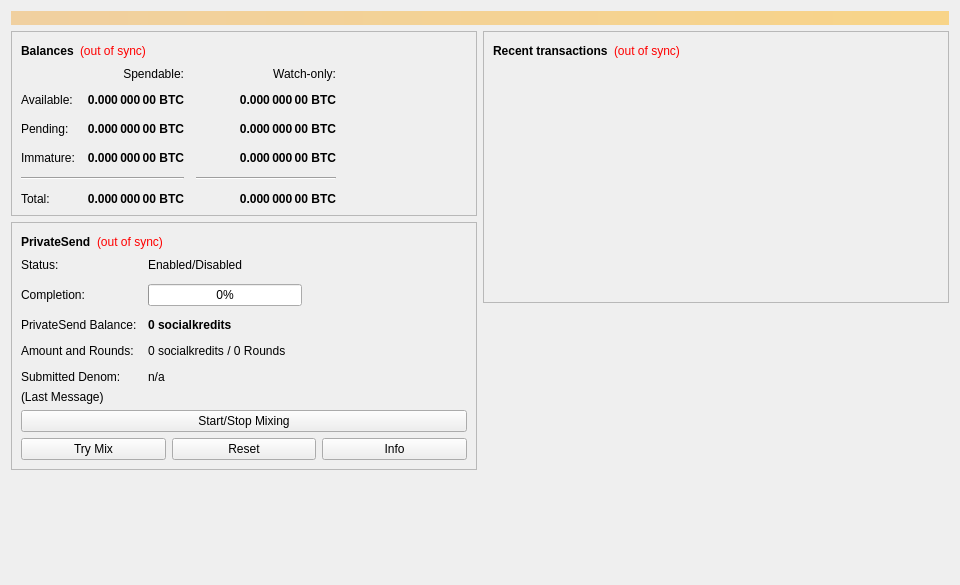
<?xml version="1.0" encoding="UTF-8"?>
<ui version="4.0">
 <class>OverviewPage</class>
 <widget class="QWidget" name="OverviewPage">
  <property name="geometry">
   <rect>
    <x>0</x>
    <y>0</y>
    <width>960</width>
    <height>585</height>
   </rect>
  </property>
  <property name="minimumSize">
   <size>
    <width>960</width>
    <height>0</height>
   </size>
  </property>
  <property name="windowTitle">
   <string>Form</string>
  </property>
  <layout class="QVBoxLayout" name="topLayout">
   <item>
    <widget class="QLabel" name="labelAlerts">
     <property name="visible">
      <bool>false</bool>
     </property>
     <property name="styleSheet">
      <string notr="true">QLabel { background-color: qlineargradient(x1: 0, y1: 0, x2: 1, y2: 0, stop:0 #F0D0A0, stop:1 #F8D488); color:#000000; }</string>
     </property>
     <property name="wordWrap">
      <bool>true</bool>
     </property>
     <property name="margin">
      <number>3</number>
     </property>
     <property name="textInteractionFlags">
      <set>Qt::TextSelectableByMouse</set>
     </property>
    </widget>
   </item>
   <item>
    <layout class="QHBoxLayout" name="horizontalLayout" stretch="1,1">
     <item>
      <layout class="QVBoxLayout" name="verticalLayout_2">
       <item>
        <widget class="QFrame" name="frame">
         <property name="frameShape">
          <enum>QFrame::StyledPanel</enum>
         </property>
         <property name="frameShadow">
          <enum>QFrame::Raised</enum>
         </property>
         <layout class="QVBoxLayout" name="verticalLayout_4">
          <item>
           <layout class="QHBoxLayout" name="horizontalLayout_4">
            <item>
             <widget class="QLabel" name="label_5">
              <property name="font">
               <font>
                <weight>75</weight>
                <bold>true</bold>
               </font>
              </property>
              <property name="text">
               <string>Balances</string>
              </property>
             </widget>
            </item>
            <item>
             <widget class="QLabel" name="labelWalletStatus">
              <property name="toolTip">
               <string>The displayed information may be out of date. Your wallet automatically synchronizes with the socialkredits network after a connection is established, but this process has not completed yet.</string>
              </property>
              <property name="styleSheet">
               <string notr="true">QLabel { color: red; }</string>
              </property>
              <property name="text">
               <string notr="true">(out of sync)</string>
              </property>
              <property name="alignment">
               <set>Qt::AlignLeading|Qt::AlignLeft|Qt::AlignVCenter</set>
              </property>
             </widget>
            </item>
            <item>
             <spacer name="horizontalSpacer_3">
              <property name="orientation">
               <enum>Qt::Horizontal</enum>
              </property>
              <property name="sizeHint" stdset="0">
               <size>
                <width>40</width>
                <height>20</height>
               </size>
              </property>
             </spacer>
            </item>
           </layout>
          </item>
          <item>
           <layout class="QGridLayout" name="gridLayout">
            <property name="spacing">
             <number>12</number>
            </property>
            <item row="2" column="2">
             <widget class="QLabel" name="labelWatchPending">
              <property name="font">
               <font>
                <weight>75</weight>
                <bold>true</bold>
               </font>
              </property>
              <property name="cursor">
               <cursorShape>IBeamCursor</cursorShape>
              </property>
              <property name="toolTip">
               <string>Unconfirmed transactions to watch-only addresses</string>
              </property>
              <property name="text">
               <string notr="true">0.000 000 00 BTC</string>
              </property>
              <property name="alignment">
               <set>Qt::AlignRight|Qt::AlignTrailing|Qt::AlignVCenter</set>
              </property>
              <property name="textInteractionFlags">
               <set>Qt::LinksAccessibleByMouse|Qt::TextSelectableByKeyboard|Qt::TextSelectableByMouse</set>
              </property>
             </widget>
            </item>
            <item row="2" column="1">
             <widget class="QLabel" name="labelUnconfirmed">
              <property name="font">
               <font>
                <weight>75</weight>
                <bold>true</bold>
               </font>
              </property>
              <property name="cursor">
               <cursorShape>IBeamCursor</cursorShape>
              </property>
              <property name="toolTip">
               <string>Total of transactions that have yet to be confirmed, and do not yet count toward the spendable balance</string>
              </property>
              <property name="text">
               <string notr="true">0.000 000 00 BTC</string>
              </property>
              <property name="alignment">
               <set>Qt::AlignRight|Qt::AlignTrailing|Qt::AlignVCenter</set>
              </property>
              <property name="textInteractionFlags">
               <set>Qt::LinksAccessibleByMouse|Qt::TextSelectableByKeyboard|Qt::TextSelectableByMouse</set>
              </property>
             </widget>
            </item>
            <item row="3" column="2">
             <widget class="QLabel" name="labelWatchImmature">
              <property name="font">
               <font>
                <weight>75</weight>
                <bold>true</bold>
               </font>
              </property>
              <property name="cursor">
               <cursorShape>IBeamCursor</cursorShape>
              </property>
              <property name="toolTip">
               <string>Mined balance in watch-only addresses that has not yet matured</string>
              </property>
              <property name="text">
               <string notr="true">0.000 000 00 BTC</string>
              </property>
              <property name="alignment">
               <set>Qt::AlignRight|Qt::AlignTrailing|Qt::AlignVCenter</set>
              </property>
              <property name="textInteractionFlags">
               <set>Qt::LinksAccessibleByMouse|Qt::TextSelectableByKeyboard|Qt::TextSelectableByMouse</set>
              </property>
             </widget>
            </item>
            <item row="4" column="0" colspan="2">
             <widget class="Line" name="lineSpendableBalance">
              <property name="orientation">
               <enum>Qt::Horizontal</enum>
              </property>
             </widget>
            </item>
            <item row="4" column="2">
             <widget class="Line" name="lineWatchBalance">
              <property name="sizePolicy">
               <sizepolicy hsizetype="Preferred" vsizetype="Fixed">
                <horstretch>0</horstretch>
                <verstretch>0</verstretch>
               </sizepolicy>
              </property>
              <property name="minimumSize">
               <size>
                <width>140</width>
                <height>0</height>
               </size>
              </property>
              <property name="orientation">
               <enum>Qt::Horizontal</enum>
              </property>
             </widget>
            </item>
            <item row="5" column="0">
             <widget class="QLabel" name="labelTotalText">
              <property name="text">
               <string>Total:</string>
              </property>
             </widget>
            </item>
            <item row="3" column="1">
             <widget class="QLabel" name="labelImmature">
              <property name="font">
               <font>
                <weight>75</weight>
                <bold>true</bold>
               </font>
              </property>
              <property name="cursor">
               <cursorShape>IBeamCursor</cursorShape>
              </property>
              <property name="toolTip">
               <string>Mined balance that has not yet matured</string>
              </property>
              <property name="text">
               <string notr="true">0.000 000 00 BTC</string>
              </property>
              <property name="alignment">
               <set>Qt::AlignRight|Qt::AlignTrailing|Qt::AlignVCenter</set>
              </property>
              <property name="textInteractionFlags">
               <set>Qt::LinksAccessibleByMouse|Qt::TextSelectableByKeyboard|Qt::TextSelectableByMouse</set>
              </property>
             </widget>
            </item>
            <item row="2" column="3">
             <spacer name="horizontalSpacer_2">
              <property name="orientation">
               <enum>Qt::Horizontal</enum>
              </property>
              <property name="sizeHint" stdset="0">
               <size>
                <width>40</width>
                <height>20</height>
               </size>
              </property>
             </spacer>
            </item>
            <item row="3" column="0">
             <widget class="QLabel" name="labelImmatureText">
              <property name="text">
               <string>Immature:</string>
              </property>
             </widget>
            </item>
            <item row="5" column="1">
             <widget class="QLabel" name="labelTotal">
              <property name="font">
               <font>
                <weight>75</weight>
                <bold>true</bold>
               </font>
              </property>
              <property name="cursor">
               <cursorShape>IBeamCursor</cursorShape>
              </property>
              <property name="toolTip">
               <string>Your current total balance</string>
              </property>
              <property name="text">
               <string notr="true">0.000 000 00 BTC</string>
              </property>
              <property name="alignment">
               <set>Qt::AlignRight|Qt::AlignTrailing|Qt::AlignVCenter</set>
              </property>
              <property name="textInteractionFlags">
               <set>Qt::LinksAccessibleByMouse|Qt::TextSelectableByKeyboard|Qt::TextSelectableByMouse</set>
              </property>
             </widget>
            </item>
            <item row="5" column="2">
             <widget class="QLabel" name="labelWatchTotal">
              <property name="font">
               <font>
                <weight>75</weight>
                <bold>true</bold>
               </font>
              </property>
              <property name="cursor">
               <cursorShape>IBeamCursor</cursorShape>
              </property>
              <property name="toolTip">
               <string>Current total balance in watch-only addresses</string>
              </property>
              <property name="text">
               <string notr="true">0.000 000 00 BTC</string>
              </property>
              <property name="alignment">
               <set>Qt::AlignRight|Qt::AlignTrailing|Qt::AlignVCenter</set>
              </property>
              <property name="textInteractionFlags">
               <set>Qt::LinksAccessibleByMouse|Qt::TextSelectableByKeyboard|Qt::TextSelectableByMouse</set>
              </property>
             </widget>
            </item>
            <item row="0" column="2">
             <widget class="QLabel" name="labelWatchonly">
              <property name="text">
               <string>Watch-only:</string>
              </property>
              <property name="alignment">
               <set>Qt::AlignRight|Qt::AlignTrailing|Qt::AlignVCenter</set>
              </property>
             </widget>
            </item>
            <item row="1" column="0">
             <widget class="QLabel" name="labelBalanceText">
              <property name="text">
               <string>Available:</string>
              </property>
             </widget>
            </item>
            <item row="1" column="1">
             <widget class="QLabel" name="labelBalance">
              <property name="font">
               <font>
                <weight>75</weight>
                <bold>true</bold>
               </font>
              </property>
              <property name="cursor">
               <cursorShape>IBeamCursor</cursorShape>
              </property>
              <property name="toolTip">
               <string>Your current spendable balance</string>
              </property>
              <property name="text">
               <string notr="true">0.000 000 00 BTC</string>
              </property>
              <property name="alignment">
               <set>Qt::AlignRight|Qt::AlignTrailing|Qt::AlignVCenter</set>
              </property>
              <property name="textInteractionFlags">
               <set>Qt::LinksAccessibleByMouse|Qt::TextSelectableByKeyboard|Qt::TextSelectableByMouse</set>
              </property>
             </widget>
            </item>
            <item row="1" column="2">
             <widget class="QLabel" name="labelWatchAvailable">
              <property name="font">
               <font>
                <weight>75</weight>
                <bold>true</bold>
               </font>
              </property>
              <property name="cursor">
               <cursorShape>IBeamCursor</cursorShape>
              </property>
              <property name="toolTip">
               <string>Your current balance in watch-only addresses</string>
              </property>
              <property name="text">
               <string notr="true">0.000 000 00 BTC</string>
              </property>
              <property name="alignment">
               <set>Qt::AlignRight|Qt::AlignTrailing|Qt::AlignVCenter</set>
              </property>
              <property name="textInteractionFlags">
               <set>Qt::LinksAccessibleByMouse|Qt::TextSelectableByKeyboard|Qt::TextSelectableByMouse</set>
              </property>
             </widget>
            </item>
            <item row="2" column="0">
             <widget class="QLabel" name="labelPendingText">
              <property name="text">
               <string>Pending:</string>
              </property>
             </widget>
            </item>
            <item row="0" column="1">
             <widget class="QLabel" name="labelSpendable">
              <property name="text">
               <string>Spendable:</string>
              </property>
              <property name="alignment">
               <set>Qt::AlignRight|Qt::AlignTrailing|Qt::AlignVCenter</set>
              </property>
             </widget>
            </item>
           </layout>
          </item>
         </layout>
        </widget>
       </item>
       <item>
        <widget class="QFrame" name="framePrivateSend">
         <property name="layoutDirection">
          <enum>Qt::LeftToRight</enum>
         </property>
         <property name="frameShape">
          <enum>QFrame::StyledPanel</enum>
         </property>
         <property name="frameShadow">
          <enum>QFrame::Raised</enum>
         </property>
         <layout class="QVBoxLayout" name="VerticalLayout_PS1">
          <item>
           <layout class="QHBoxLayout" name="horizontalLayout_5">
            <item>
             <widget class="QLabel" name="labelPrivateSendHeader">
              <property name="font">
               <font>
                <weight>75</weight>
                <bold>true</bold>
               </font>
              </property>
              <property name="text">
               <string>PrivateSend</string>
              </property>
             </widget>
            </item>
            <item>
             <widget class="QLabel" name="labelPrivateSendSyncStatus">
              <property name="toolTip">
               <string>The displayed information may be out of date. Your wallet automatically synchronizes with the socialkredits network after a connection is established, but this process has not completed yet.</string>
              </property>
              <property name="styleSheet">
               <string notr="true">QLabel { color: red; }</string>
              </property>
              <property name="text">
               <string notr="true">(out of sync)</string>
              </property>
              <property name="alignment">
               <set>Qt::AlignLeading|Qt::AlignLeft|Qt::AlignVCenter</set>
              </property>
             </widget>
            </item>
            <item>
             <spacer name="horizontalSpacer_4">
              <property name="orientation">
               <enum>Qt::Horizontal</enum>
              </property>
              <property name="sizeHint" stdset="0">
               <size>
                <width>40</width>
                <height>20</height>
               </size>
              </property>
             </spacer>
            </item>
           </layout>
          </item>
          <item>
           <layout class="QFormLayout" name="privateSendFormLayout">
            <property name="fieldGrowthPolicy">
             <enum>QFormLayout::AllNonFixedFieldsGrow</enum>
            </property>
            <property name="horizontalSpacing">
             <number>11</number>
            </property>
            <property name="verticalSpacing">
             <number>12</number>
            </property>
            <item row="0" column="0">
             <widget class="QLabel" name="labelPrivateSendEnabledText">
              <property name="text">
               <string>Status:</string>
              </property>
             </widget>
            </item>
            <item row="0" column="1">
             <widget class="QLabel" name="labelPrivateSendEnabled">
              <property name="text">
               <string>Enabled/Disabled</string>
              </property>
             </widget>
            </item>
            <item row="1" column="0">
             <widget class="QLabel" name="labelCompletitionText">
              <property name="text">
               <string>Completion:</string>
              </property>
             </widget>
            </item>
            <item row="1" column="1">
             <widget class="QProgressBar" name="privateSendProgress">
              <property name="maximumSize">
               <size>
                <width>154</width>
                <height>16777215</height>
               </size>
              </property>
              <property name="value">
               <number>0</number>
              </property>
             </widget>
            </item>
            <item row="2" column="0">
             <widget class="QLabel" name="labelAnonymizedText">
              <property name="text">
               <string>PrivateSend Balance:</string>
              </property>
             </widget>
            </item>
            <item row="2" column="1">
             <widget class="QLabel" name="labelAnonymized">
              <property name="font">
               <font>
                <weight>75</weight>
                <bold>true</bold>
               </font>
              </property>
              <property name="text">
               <string notr="true">0 socialkredits</string>
              </property>
             </widget>
            </item>
            <item row="3" column="0">
             <widget class="QLabel" name="labelAmountAndRoundsText">
              <property name="text">
               <string>Amount and Rounds:</string>
              </property>
             </widget>
            </item>
            <item row="3" column="1">
             <widget class="QLabel" name="labelAmountRounds">
              <property name="text">
               <string>0 socialkredits / 0 Rounds</string>
              </property>
             </widget>
            </item>
            <item row="4" column="0">
             <widget class="QLabel" name="labelSubmittedDenomText">
              <property name="text">
               <string>Submitted Denom:</string>
              </property>
             </widget>
            </item>
            <item row="4" column="1">
             <widget class="QLabel" name="labelSubmittedDenom">
              <property name="toolTip">
               <string>The denominations you submitted to the Masternode.&lt;br&gt;To mix, other users must submit the exact same denominations.</string>
              </property>
              <property name="text">
               <string>n/a</string>
              </property>
             </widget>
            </item>
           </layout>
          </item>
          <item>
           <layout class="QVBoxLayout" name="VerticalLayout_PS">
            <item>
             <widget class="QLabel" name="labelPrivateSendLastMessage">
              <property name="text">
               <string>(Last Message)</string>
              </property>
              <property name="alignment">
               <set>Qt::AlignLeading|Qt::AlignLeft|Qt::AlignTop</set>
              </property>
              <property name="wordWrap">
               <bool>true</bool>
              </property>
             </widget>
            </item>
            <item>
             <widget class="QPushButton" name="togglePrivateSend">
              <property name="sizePolicy">
               <sizepolicy hsizetype="MinimumExpanding" vsizetype="Fixed">
                <horstretch>0</horstretch>
                <verstretch>0</verstretch>
               </sizepolicy>
              </property>
              <property name="text">
               <string>Start/Stop Mixing</string>
              </property>
             </widget>
            </item>
            <item>
             <layout class="QHBoxLayout" name="horizontalLayout_debugbuttons">
              <item>
               <widget class="QPushButton" name="privateSendAuto">
                <property name="sizePolicy">
                 <sizepolicy hsizetype="MinimumExpanding" vsizetype="Fixed">
                  <horstretch>0</horstretch>
                  <verstretch>0</verstretch>
                 </sizepolicy>
                </property>
                <property name="toolTip">
                 <string>Try to manually submit a PrivateSend request.</string>
                </property>
                <property name="text">
                 <string>Try Mix</string>
                </property>
               </widget>
              </item>
              <item>
               <widget class="QPushButton" name="privateSendReset">
                <property name="sizePolicy">
                 <sizepolicy hsizetype="MinimumExpanding" vsizetype="Fixed">
                  <horstretch>0</horstretch>
                  <verstretch>0</verstretch>
                 </sizepolicy>
                </property>
                <property name="toolTip">
                 <string>Reset the current status of PrivateSend (can interrupt PrivateSend if it's in the process of Mixing, which can cost you money!)</string>
                </property>
                <property name="autoFillBackground">
                 <bool>false</bool>
                </property>
                <property name="text">
                 <string>Reset</string>
                </property>
               </widget>
              </item>
              <item>
               <widget class="QPushButton" name="privateSendInfo">
                <property name="sizePolicy">
                 <sizepolicy hsizetype="MinimumExpanding" vsizetype="Fixed">
                  <horstretch>0</horstretch>
                  <verstretch>0</verstretch>
                 </sizepolicy>
                </property>
                <property name="toolTip">
                 <string>Information about PrivateSend and Mixing</string>
                </property>
                <property name="text">
                 <string>Info</string>
                </property>
               </widget>
              </item>
             </layout>
            </item>
           </layout>
          </item>
         </layout>
        </widget>
       </item>
       <item>
        <spacer name="verticalSpacer">
         <property name="orientation">
          <enum>Qt::Vertical</enum>
         </property>
         <property name="sizeHint" stdset="0">
          <size>
           <width>20</width>
           <height>40</height>
          </size>
         </property>
        </spacer>
       </item>
      </layout>
     </item>
     <item>
      <layout class="QVBoxLayout" name="verticalLayout_3">
       <item>
        <widget class="QFrame" name="frame_2">
         <property name="frameShape">
          <enum>QFrame::StyledPanel</enum>
         </property>
         <property name="frameShadow">
          <enum>QFrame::Raised</enum>
         </property>
         <layout class="QVBoxLayout" name="verticalLayout">
          <item>
           <layout class="QHBoxLayout" name="horizontalLayout_2">
            <item>
             <widget class="QLabel" name="label_4">
              <property name="font">
               <font>
                <weight>75</weight>
                <bold>true</bold>
               </font>
              </property>
              <property name="text">
               <string>Recent transactions</string>
              </property>
             </widget>
            </item>
            <item>
             <widget class="QLabel" name="labelTransactionsStatus">
              <property name="toolTip">
               <string>The displayed information may be out of date. Your wallet automatically synchronizes with the socialkredits network after a connection is established, but this process has not completed yet.</string>
              </property>
              <property name="styleSheet">
               <string notr="true">QLabel { color: red; }</string>
              </property>
              <property name="text">
               <string notr="true">(out of sync)</string>
              </property>
              <property name="alignment">
               <set>Qt::AlignLeading|Qt::AlignLeft|Qt::AlignVCenter</set>
              </property>
             </widget>
            </item>
            <item>
             <spacer name="horizontalSpacer">
              <property name="orientation">
               <enum>Qt::Horizontal</enum>
              </property>
              <property name="sizeHint" stdset="0">
               <size>
                <width>40</width>
                <height>20</height>
               </size>
              </property>
             </spacer>
            </item>
           </layout>
          </item>
          <item>
           <widget class="QListView" name="listTransactions">
            <property name="styleSheet">
             <string notr="true">QListView { background: transparent; }</string>
            </property>
            <property name="frameShape">
             <enum>QFrame::NoFrame</enum>
            </property>
            <property name="verticalScrollBarPolicy">
             <enum>Qt::ScrollBarAlwaysOff</enum>
            </property>
            <property name="horizontalScrollBarPolicy">
             <enum>Qt::ScrollBarAlwaysOff</enum>
            </property>
            <property name="selectionMode">
             <enum>QAbstractItemView::NoSelection</enum>
            </property>
           </widget>
          </item>
         </layout>
        </widget>
       </item>
       <item>
        <spacer name="verticalSpacer_2">
         <property name="orientation">
          <enum>Qt::Vertical</enum>
         </property>
         <property name="sizeHint" stdset="0">
          <size>
           <width>20</width>
           <height>40</height>
          </size>
         </property>
        </spacer>
       </item>
      </layout>
     </item>
    </layout>
   </item>
  </layout>
 </widget>
 <resources/>
 <connections/>
</ui>
